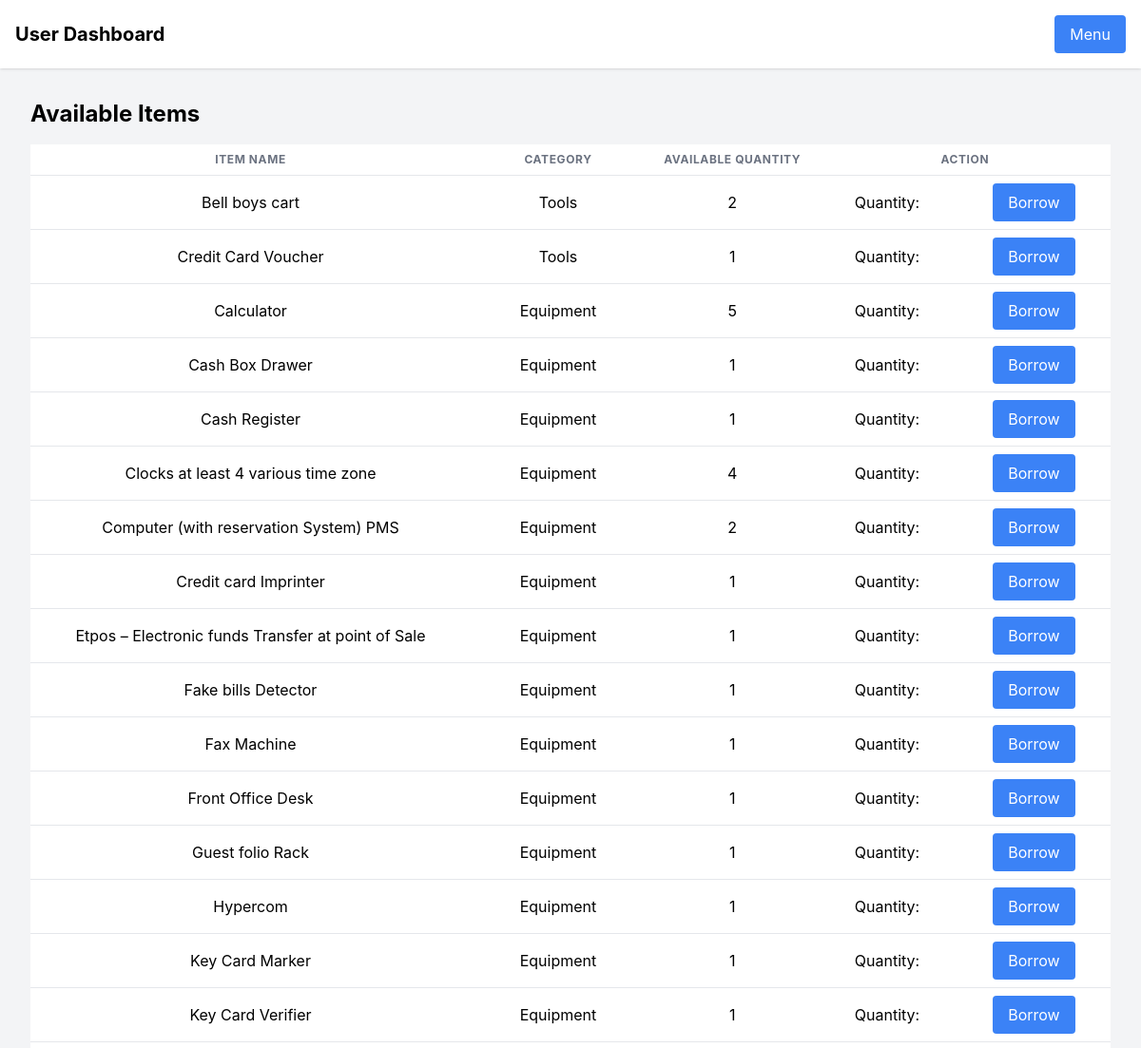
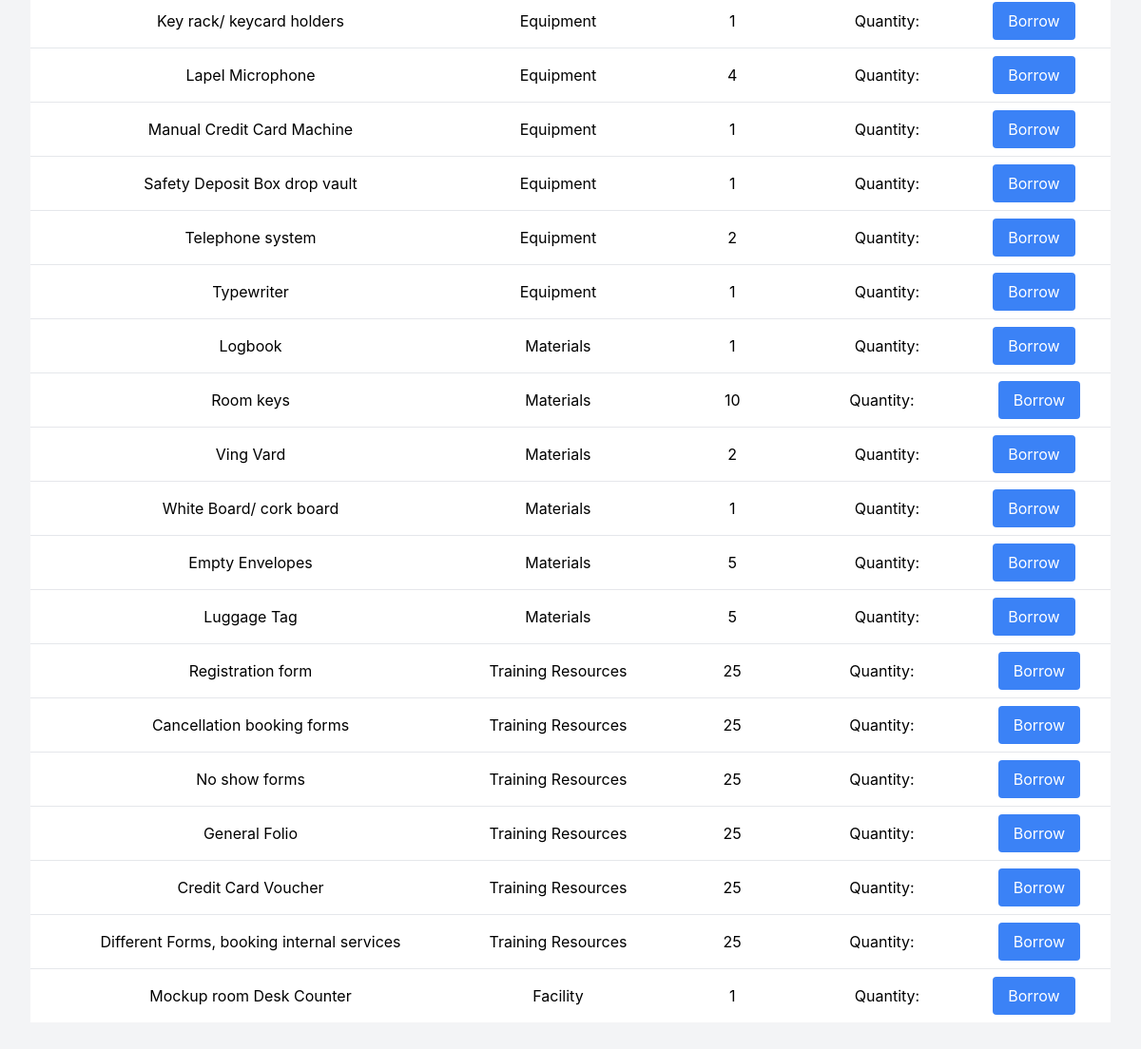
Screenshot of /dashboard/user.php (signed in) with the database file from the repository (2 pictures, top to bottom).
### tables this page shows
CREATE TABLE `items` (
  `id` int(11) NOT NULL,
  `name` varchar(255) DEFAULT NULL,
  `category` varchar(255) DEFAULT NULL,
  `quantity` int(11) DEFAULT NULL,
  `available_quantity` int(11) DEFAULT NULL,
  `description` text DEFAULT NULL,
  `department` varchar(255) DEFAULT NULL,
  `created_at` timestamp NOT NULL DEFAULT current_timestamp(),
  `borrowed_quantity` int(11) DEFAULT 0,
  `borrowed` int(11) DEFAULT 0,
  `returned` int(11) DEFAULT 0,
  `remarks` text DEFAULT NULL
);

### dashboard/user.php (the view, shortened to what this page needs)
<?php
require_once "../config/database.php";
$stmt = $conn->prepare("SELECT id, name, category, available_quantity FROM items WHERE available_quantity > 0");
$stmt->execute();
$items = $stmt->fetchAll(PDO::FETCH_ASSOC);
?>
<!DOCTYPE html>
<html lang="en">
<head>
    <script src="https://cdn.tailwindcss.com"></script>
    <link rel="stylesheet" href="assets/css/styles.css">
</head>
<body class="bg-gray-100 min-h-screen">
<nav class="bg-white p-4 shadow flex justify-between items-center">
    <h1 class="text-xl font-bold">User Dashboard</h1>
    <div class="relative">
        <button id="dropdownButton" class="bg-blue-500 text-white px-4 py-2 rounded">
            Menu
        </button>
    </div>
</nav>
<div class="p-8">
    <h2 class="text-2xl font-bold mb-4">Available Items</h2>
    <?php if (empty($items)): ?>
        <p class="text-gray-500">No items currently available for borrowing</p>
    <?php else: ?>
        <table class="min-w-full bg-white">
            <thead>
                <tr>
                    <th class="py-2 text-xs font-large text-gray-500 uppercase tracking-wider">Item Name</th>
                    <th class="py-2 text-xs font-large text-gray-500 uppercase tracking-wider">Category</th>
                    <th class="py-2 text-xs font-large text-gray-500 uppercase tracking-wider">Available Quantity</th>
                    <th class="py-2 text-xs font-large text-gray-500 uppercase tracking-wider">Action</th>
                </tr>
            </thead>
            <tbody>
                <?php foreach ($items as $item): ?>
                    <tr class="text-center border-t">
                        <td class="py-2"><?= htmlspecialchars($item['name']) ?></td>
                        <td class="py-2"><?= htmlspecialchars($item['category']) ?></td>
                        <td class="py-2"><?= htmlspecialchars($item['available_quantity']) ?></td>
                        <td class="py-2">
                            <form action="../items/borrow_item.php" method="POST">
                                <label for="quantity">Quantity:</label>
                                <input type="number" name="quantity" min="1" max="<?= $item['available_quantity'] ?>" required>
                                <button type="submit" class="bg-blue-500 text-white px-4 py-2 rounded">Borrow</button>
                            </form>
                        </td>
                    </tr>
                <?php endforeach; ?>
            </tbody>
        </table>
    <?php endif; ?>
</div>
</body>
</html>

### assets/css/styles.css (style rules this page uses)
body { font-family: 'Inter', sans-serif; background-color: #f9fafb; transition: opacity 0.3s ease-in-out; }

### rows the page displays
items: name "Bell boys cart", category "Tools", available_quantity "2"
items: name "Credit Card Voucher", category "Tools", available_quantity "1"
items: name "Calculator", category "Equipment", available_quantity "5"
items: name "Cash Box Drawer", category "Equipment", available_quantity "1"
items: name "Cash Register", category "Equipment", available_quantity "1"
items: name "Clocks at least 4 various time zone", category "Equipment", available_quantity "4"
items: name "Computer (with reservation System) PMS", category "Equipment", available_quantity "2"
items: name "Credit card Imprinter", category "Equipment", available_quantity "1"
items: name "Etpos – Electronic funds Transfer at point of Sale", category "Equipment", available_quantity "1"
items: name "Fake bills Detector", category "Equipment", available_quantity "1"
items: name "Fax Machine", category "Equipment", available_quantity "1"
items: name "Front Office Desk", category "Equipment", available_quantity "1"
items: name "Guest folio Rack", category "Equipment", available_quantity "1"
items: name "Hypercom", category "Equipment", available_quantity "1"
items: name "Key Card Marker", category "Equipment", available_quantity "1"
items: name "Key Card Verifier", category "Equipment", available_quantity "1"
items: name "Key rack/ keycard holders", category "Equipment", available_quantity "1"
items: name "Lapel Microphone", category "Equipment", available_quantity "4"
items: name "Manual Credit Card Machine", category "Equipment", available_quantity "1"
items: name "Safety Deposit Box drop vault", category "Equipment", available_quantity "1"
items: name "Telephone system", category "Equipment", available_quantity "2"
items: name "Typewriter", category "Equipment", available_quantity "1"
items: name "Logbook", category "Materials", available_quantity "1"
items: name "Room keys", category "Materials", available_quantity "10"
items: name "Ving Vard", category "Materials", available_quantity "2"
items: name "White Board/ cork board", category "Materials", available_quantity "1"
items: name "Empty Envelopes", category "Materials", available_quantity "5"
items: name "Luggage Tag", category "Materials", available_quantity "5"
items: name "Registration form", category "Training Resources", available_quantity "25"
items: name "Cancellation booking forms", category "Training Resources", available_quantity "25"
items: name "No show forms", category "Training Resources", available_quantity "25"
items: name "General Folio", category "Training Resources", available_quantity "25"
items: name "Credit Card Voucher", category "Training Resources", available_quantity "25"
items: name "Different Forms, booking internal services", category "Training Resources", available_quantity "25"
items: name "Mockup room Desk Counter", category "Facility", available_quantity "1"
